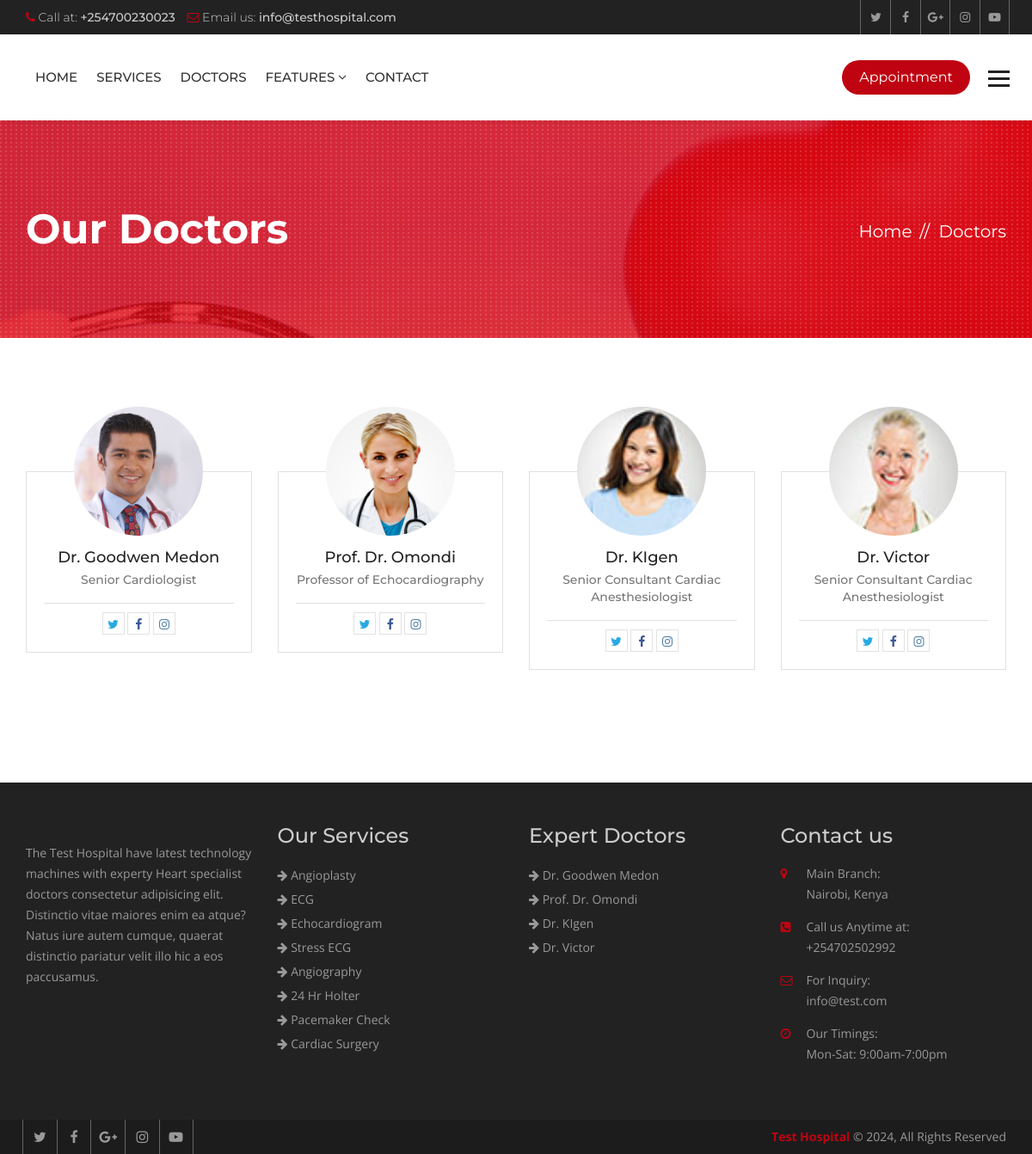
The app's page /doctors/ with its own data.
### hospital/models.py (models this page shows, shortened)
class Doctor(models.Model):
    name = models.CharField(max_length=120)
    speciality = models.CharField(max_length=120)
    picture = models.ImageField(upload_to="doctors/")
    details = models.TextField()
    experience = models.TextField()
    expertize = models.ManyToManyField(to='Expertize', related_name='doctors')
    twitter = models.CharField(max_length=120, blank=True, null=True)
    facebook = models.CharField(max_length=120, blank=True, null=True)
    instagram = models.CharField(max_length=120, blank=True, null=True)

class Service(models.Model):
    title = models.CharField(max_length=120)
    description = models.TextField()
    items = models.ManyToManyField(to='Item',)
    thumbnail = models.ImageField(upload_to='services/')
    cover = models.ImageField(upload_to='services/')
    image1 = models.ImageField(upload_to='services/', blank=True, null=True)
    image2 = models.ImageField(upload_to='services/', blank=True, null=True)

### hospital/views.py (the view)
# urls.py: path('doctors/', views.DoctorListView.as_view(), name="doctors"),
class DoctorListView(ListView):
    template_name = 'hospital/team.html'
    queryset = Doctor.objects.all()
    paginate_by = 8

### hospital/context_processors.py (called while the page is built)
def footer_content(request):
    services = Service.objects.all()
    doctors = Doctor.objects.all()
    context = {
        'services': services,
        'doctors': doctors
    }
    return context

### templates/hospital/team.html (shortened to what this page needs)
{% extends 'base.html' %}
{% block maincontent %}
<div class="inner-banner">
  <div class="container">
    <div class="row">
      <div class="col-md-7">
        <h1>Our Doctors</h1>
      </div>
      <div class="col-md-5">
        <ol class="breadcrumb">
          <li><a href="{% url 'index' %}">Home</a></li>
          <li class="active">Doctors</li>
        </ol>
      </div>
    </div>
  </div>
</div>
<div class="main-content">
  <div class="team-page">
    <div class="container">
      <div class="row">
        {% for doctor in object_list %}
        <div class="col-md-3 col-sm-6">
          <div class="team-box mb50">
            <div class="team-thumb">  <img src="{{ doctor.picture.url }}" alt=""></div>
            <div class="team-text">
              <h5><a href="{% url 'doctor_details' doctor.id %}">{{ doctor.name }}</a></h5>
              <strong>{{ doctor.speciality }}</strong>
              <ul class="team-social">
                {% if doctor.twitter %}
                <li><a class="tw" href="{{ doctor.twitter }}"><i class="fa fa-twitter" aria-hidden="true"></i></a></li>
                {% endif %}
                {% if doctor.facebook %}
                <li><a class="fb" href="{{ doctor.facebook }}"><i class="fa fa-facebook" aria-hidden="true"></i></a>
                </li>
                {% endif %}
                {% if doctor.instagram %}
                <li><a class="insta" href="{{ doctor.instagram }}"><i class="fa fa-instagram"
                      aria-hidden="true"></i></a></li>
                {% endif %}
              </ul>
            </div>
          </div>
        </div>
        {% endfor %}
      </div>
      <div class="row">
        <div class="col-md-12">
        </div>
      </div>
    </div>
  </div>
</div>
{% endblock maincontent %}

### templates/partials/_footer.html
{% load static %}
<footer class="footer">
  <div class="footer-widgets">
    <div class="container">
      <div class="row">
        <div class="col-md-3 col-sm-6">
          <div class="widget"> <img class="ft-logo" src="" alt="">
            <p>The  Test Hospital have latest technology machines with experty Heart specialist doctors
              consectetur adipisicing elit. Distinctio vitae maiores enim ea atque? Natus iure autem cumque, quaerat
              distinctio pariatur velit illo hic a eos paccusamus. </p>
          </div>
        </div>
        <div class="col-md-3 col-sm-6">
          <div class="widget">
            <h3>Our Services</h3>
            <ul>
              {% for service in services|slice:':8' %}
              <li><a href="{% url 'service_details' service.id %}"><i class="fa fa-arrow-right"></i>
                  {{service.title }}</a></li>
              {% endfor %}
            </ul>
          </div>
        </div>
        <div class="col-md-3 col-sm-6">
          <div class="widget">
            <h3>Expert Doctors</h3>
            <ul>
              {% for doctor in doctors|slice:':8' %}
              <li><a href="{% url 'doctor_details' doctor.id %}"><i class="fa fa-arrow-right"></i> {{ doctor.name }}</a>
              </li>
              {% endfor %}
            </ul>
          </div>
        </div>
        <div class="col-md-3 col-sm-6">
          <div class="widget">
            <h3>Contact us</h3>
            <address>
              <ul>
                <li> <span class="icon"><i class="fa fa-map-marker" aria-hidden="true"></i></span> <span
                    class="add-text"><strong>Main Branch:</strong> Nairobi, Kenya</span> </li>
                <li> <span class="icon"><i class="fa fa-phone-square" aria-hidden="true"></i></span> <span
                    class="add-text"><strong>Call us Anytime at:</strong> +254702502992</span> </li>
                <li> <span class="icon"><i class="fa fa-envelope-o" aria-hidden="true"></i></span> <span
                    class="add-text"><strong>For Inquiry:</strong> info@test.com</span> </li>
                <li> <span class="icon"><i class="fa fa-clock-o" aria-hidden="true"></i></span> <span
                    class="add-text"><strong>Our Timings:</strong> Mon-Sat: 9:00am-7:00pm</span> </li>
              </ul>
            </address>
          </div>
        </div>
      </div>
    </div>
  </div>
  <div class="footer-cr">
    <div class="container">
      <div class="row">
        <div class="col-md-6">
          <div class="footer-social"> <a href="#"><i class="fa fa-twitter" aria-hidden="true"></i></a> <a href="#"><i
                class="fa fa-facebook" aria-hidden="true"></i></a> <a href="#"><i class="fa fa-google-plus"
                aria-hidden="true"></i></a> <a href="#"><i class="fa fa-instagram" aria-hidden="true"></i></a> <a
              href="#"><i class="fa fa-youtube-play" aria-hidden="true"></i></a>
          </div>
        </div>
        <div class="col-md-6">
          <p><strong> Test Hospital</strong> © {% now 'Y' %}, All Rights Reserved</p>
        </div>
      </div>
    </div>
  </div>
</footer>

### heartcare/static/heartcare/css/custom.css (style rules this page uses)
html body { font-family: 'Open Sans', sans-serif; color: #777777; font-size: 14px; }
p { line-height: 24px; }
body h1, body h2, body h3, body h4, body h5, body h6 { font-family: 'Montserrat', sans-serif; margin: 0px; }
body h1 { font-size: 48px; }
body h3 { font-size: 24px; }
body h5 { font-size: 18px; }
.inner-banner { background: url(../images/inner.jpg) no-repeat top center; position: relative; width: 100%; float: left; padding: 100px 0 100px; background-color: #bf0311; z-index: 0; }
.inner-banner:after { background: url(../images/patt.png); position: absolute; left: 0; top: 0; content: ""; width: 100%; height: 100%; }
.inner-banner .container { position: relative; z-index: 99; }
.inner-banner h1 { color: #fff; font-weight: 700; }
.inner-banner .breadcrumb { text-align: right; background: none; padding: 0px; margin: 15px 0 0; }
.inner-banner .breadcrumb>li, .inner-banner .breadcrumb>li a { color: #fff; font-size: 20px; font-family: 'Montserrat', sans-serif; }
.inner-banner .breadcrumb>li+li::before { color: #fff; content: "// "; padding: 0 5px; }
.main-content { width: 100%; float: left; padding: 50px 0; }
.team-box { width: 100%; float: left; }
.team-box .team-thumb { overflow: hidden; position: relative; width: 150px; height: 150px; border-radius: 100%; margin: 0 auto -75px; }
.team-thumb>img { height: auto; width: 100%; }
.team-box .team-thumb:after { position: absolute; left: 0; top: 0; width: 100%; height: 0; content: ""; background: rgba(191, 3, 17, .7); opacity: 0; transition: all ease-in-out 0.3s; -webkit-transition: all ease-in-out 0.3s; }
.team-box .team-text { border: 1px solid #e1e1e1; width: 100%; padding: 90px 20px 20px 20px; text-align: center; }
.team-text h5 { margin: 0 0 5px; font-weight: 500; color: #222; }
.team-text h5 a { color: #222; }
.team-text strong { font-family: 'Montserrat', sans-serif; font-weight: 500; font-size: 14x; color: #777777; }
.team-social { margin: 17px 0 0; padding: 10px 0 0; list-style: none; text-align: center; border-top: 1px solid #e2e2e2; }
.team-social li { display: inline-block; }
.team-social li a { display: block; border: 1px solid #e2e2e2; color: #9c9c9c; width: 26px; height: 26px; text-align: center; line-height: 26px; transition: all ease-in-out 0.3s; -webkit-transition: all ease-in-out 0.3s; }
.mb50 { margin-bottom: 50px; }
.team-page { width: 100%; float: left; padding: 30px 0; }
.footer { width: 100%; float: left; background: #222222; padding: 50px 0 0 0; }
.footer .widget { width: 100%; float: left; margin: 0 0 50px; }
.footer .widget ul { margin: 0px; padding: 0px; list-style: none; }
.footer .widget li { line-height: 28px; color: #999999; }
.footer .widget a { color: #999; }
.footer .widget h3 { margin: 0 0 20px; color: #cccccc; line-height: 24px; }
.footer .widget p { line-height: 24px; color: #999999; }
.footer .widget address li { float: left; line-height: 24px; margin-bottom: 14px; width: 100%; }
.widget address .icon { width: 30px; float: left; color: #bf0311; }
.widget address .add-text { float: left; width: 80%; }
.widget address .add-text>strong { display: block; font-weight: 400; }
.footer-cr { width: 100%; float: left; clear: both; background: #1c1c1c; }
.footer-cr p { margin: 0px; line-height: 40px; color: #999999; text-align: right; }
.footer-cr p strong { color: #bf0311; }
.footer-social a { border-left: 1px solid #666666; color: #999999; display: inline-block; font-size: 16px; line-height: 40px; margin-left: -4px; text-align: center; width: 40px; }
.footer-social a:last-child { border-right: 1px solid #666666; }
.team-social li a.tw { color: #29a9e1; }
.team-social li a.fb { color: #3b5998; }
.team-social li a.insta { color: #5280a7; }

### records on screen
Doctor: picture (picture), name "Dr. Goodwen Medon", speciality "Senior Cardiologist"
Doctor: picture (picture), name "Prof. Dr. Omondi", speciality "Professor of Echocardiography"
Doctor: picture (picture), name "Dr. KIgen", speciality "Senior Consultant Cardiac Anesthesiologist"
Doctor: picture (picture), name "Dr. Victor", speciality "Senior Consultant Cardiac Anesthesiologist"
Service: title "Angioplasty"
Service: title "ECG"
Service: title "Echocardiogram"
Service: title "Stress ECG"
Service: title "Angiography"
Service: title "24 Hr Holter"
Service: title "Pacemaker Check"
Service: title "Cardiac Surgery"
